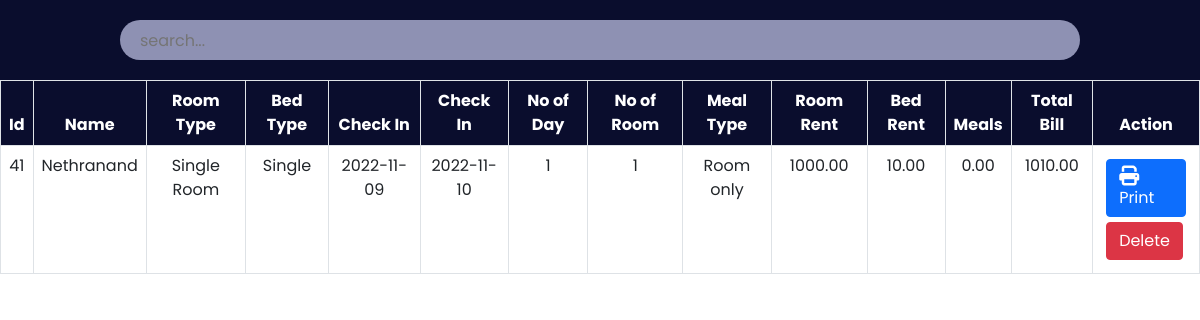
Screenshot of /admin/payment.php with the database file from the repository.
### tables this page shows
CREATE TABLE `payment` (
  `id` int(30) NOT NULL,
  `Name` varchar(30) NOT NULL,
  `Email` varchar(30) NOT NULL,
  `RoomType` varchar(30) NOT NULL,
  `Bed` varchar(30) NOT NULL,
  `NoofRoom` int(30) NOT NULL,
  `cin` date NOT NULL,
  `cout` date NOT NULL,
  `noofdays` int(30) NOT NULL,
  `roomtotal` double(8,2) NOT NULL,
  `bedtotal` double(8,2) NOT NULL,
  `meal` varchar(30) NOT NULL,
  `mealtotal` double(8,2) NOT NULL,
  `finaltotal` double(8,2) NOT NULL
);

### admin/payment.php (the view, shortened to what this page needs)
<?php
    include '../config.php';
?>
<!DOCTYPE html>
<html lang="en">
<head>
    <link href="https://cdn.jsdelivr.net/npm/bootstrap@5.0.2/dist/css/bootstrap.min.css" rel="stylesheet">
    <link rel="stylesheet" href="https://cdnjs.cloudflare.com/ajax/libs/font-awesome/6.2.0/css/all.min.css"/>
	<link rel="stylesheet" href="css/roombook.css">
</head>
<body>
	<div class="searchsection">
        <input type="text" name="search_bar" id="search_bar" placeholder="search..." onkeyup="searchFun()">
    </div>
    <div class="roombooktable" class="table-responsive-xl">
        <?php
            $paymanttablesql = "SELECT * FROM payment";
            $paymantresult = mysqli_query($conn, $paymanttablesql);
        ?>
        <table class="table table-bordered" id="table-data">
            <thead>
                <tr>
                    <th scope="col">Id</th>
                    <th scope="col">Name</th>
                    <th scope="col">Room Type</th>
                    <th scope="col">Bed Type</th>
                    <th scope="col">Check In</th>
                    <th scope="col">Check In</th>
					<th scope="col">No of Day</th>
                    <th scope="col">No of Room</th>
					<th scope="col">Meal Type</th>
                    <th scope="col">Room Rent</th>
                    <th scope="col">Bed Rent</th>
                    <th scope="col">Meals</th>
					<th scope="col">Total Bill</th>
                    <th scope="col">Action</th>
                </tr>
            </thead>
            <tbody>
            <?php
            while ($res = mysqli_fetch_array($paymantresult)) {
            ?>
                <tr>
                    <td><?php echo $res['id'] ?></td>
                    <td><?php echo $res['Name'] ?></td>
                    <td><?php echo $res['RoomType'] ?></td>
                    <td><?php echo $res['Bed'] ?></td>
					<td><?php echo $res['cin'] ?></td>
                    <td><?php echo $res['cout'] ?></td>
					<td><?php echo $res['noofdays'] ?></td>
                    <td><?php echo $res['NoofRoom'] ?></td>
                    <td><?php echo $res['meal'] ?></td>
                    <td><?php echo $res['roomtotal'] ?></td>
					<td><?php echo $res['bedtotal'] ?></td>
					<td><?php echo $res['mealtotal'] ?></td>
					<td><?php echo $res['finaltotal'] ?></td>
                    <td class="action">
                        <a href="invoiceprint.php?id= <?php echo $res['id']?>"><button class="btn btn-primary"><i class="fa-solid fa-print"></i>Print</button></a>
						<a href="paymantdelete.php?id=<?php echo $res['id']?>"><button class="btn btn-danger">Delete</button></a>
                    </td>
                </tr>
            <?php
            }
            ?>
            </tbody>
        </table>
    </div>
</body>
</html>

### admin/css/roombook.css (style rules this page uses)
:root { --bg-text-shadow: 0 2px 4px rgb(13 0 77 / 8%), 0 3px 6px rgb(13 0 77 / 8%), 0 8px 16px rgb(13 0 77 / 8%); --bg-box-shadow: 0px 0px 20px 6px rgba(26, 30, 164, 0.31); }
body { background-color: #ffff; }
* { margin: 0; padding: 0; font-family: 'Poppins', sans-serif; }
i { font-size: 20px; }
.searchsection { height: 80px; width: 100%; display: flex; justify-content: space-evenly; align-items: center; background-color: #0a0d2d; position: fixed; z-index: 500; }
#search_bar { height: 40px; width: 80%; border: none; background-color: rgba(195, 198, 233, 0.714); padding-left: 20px; border-radius: 30px; }
a { color: black; }
.roombooktable { position: absolute; color: #0a0d2d; margin-top: 80px; width: 100%; height: 100vh; padding-bottom: 900px; }
.roombooktable thead { background-color: #0a0d2d; color: white; text-align: center; }
.roombooktable tbody { text-align: center; }
.action a { text-decoration: none; }
.action button { display: flex; flex-wrap: wrap; margin: 5px; }

### rows the page displays
payment: id "41", Name "Nethranand", RoomType "Single Room", Bed "Single", cin "2022-11-09", cout "2022-11-10", noofdays "1", NoofRoom "1", meal "Room only", roomtotal "1000.00", bedtotal "10.00", mealtotal "0.00", finaltotal "1010.00"
